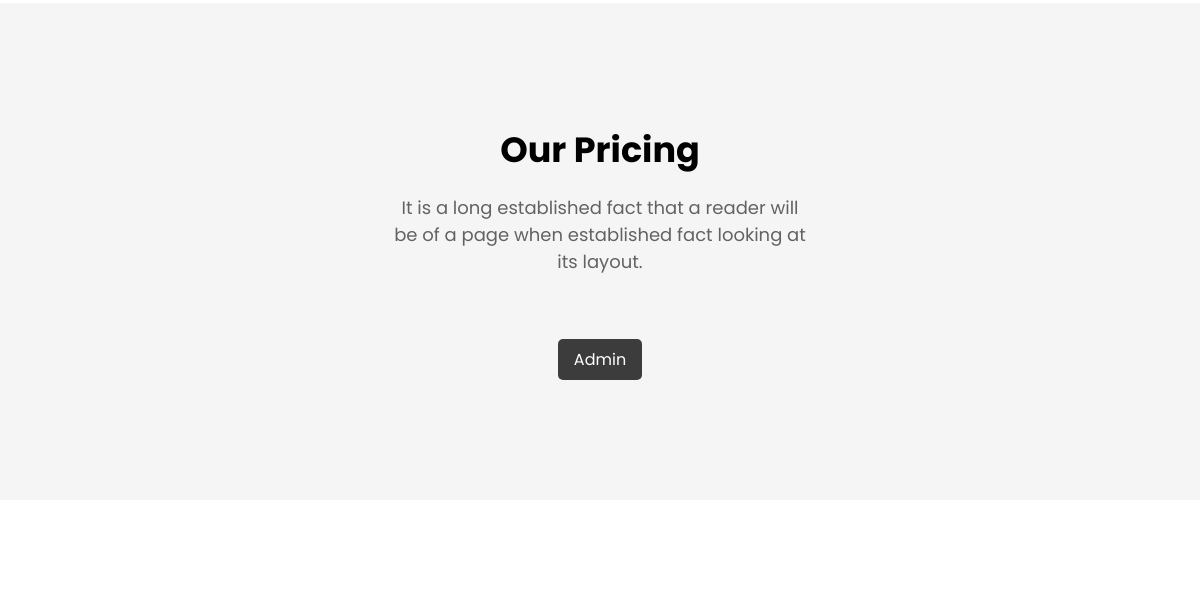
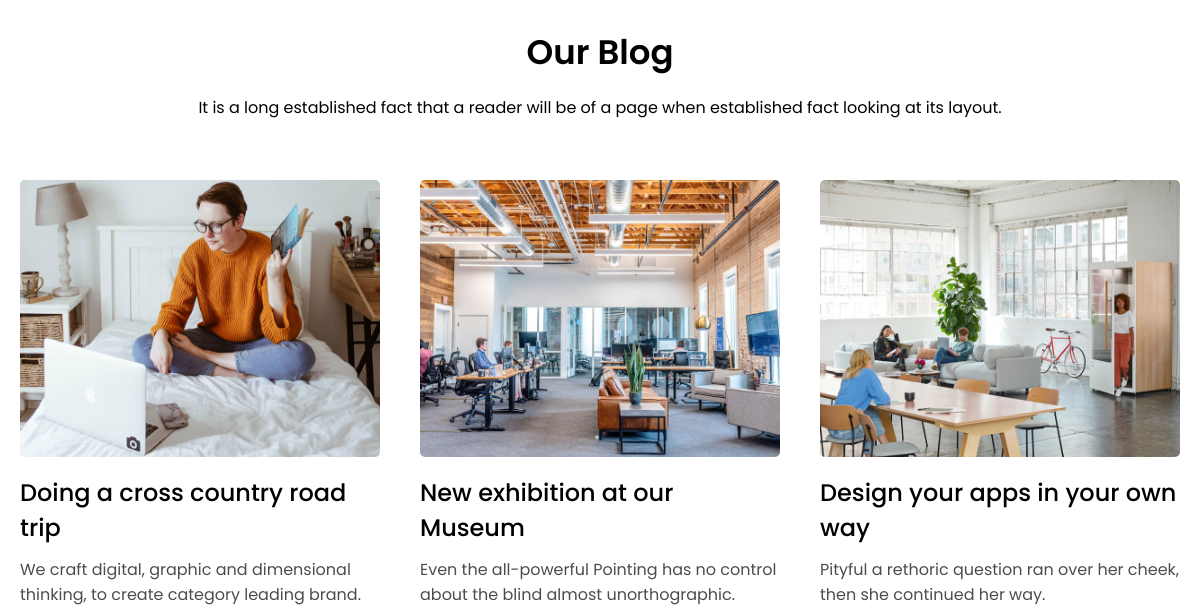
/ (middle part), run on an earlier commit of the app's database (2 pictures, top to bottom).
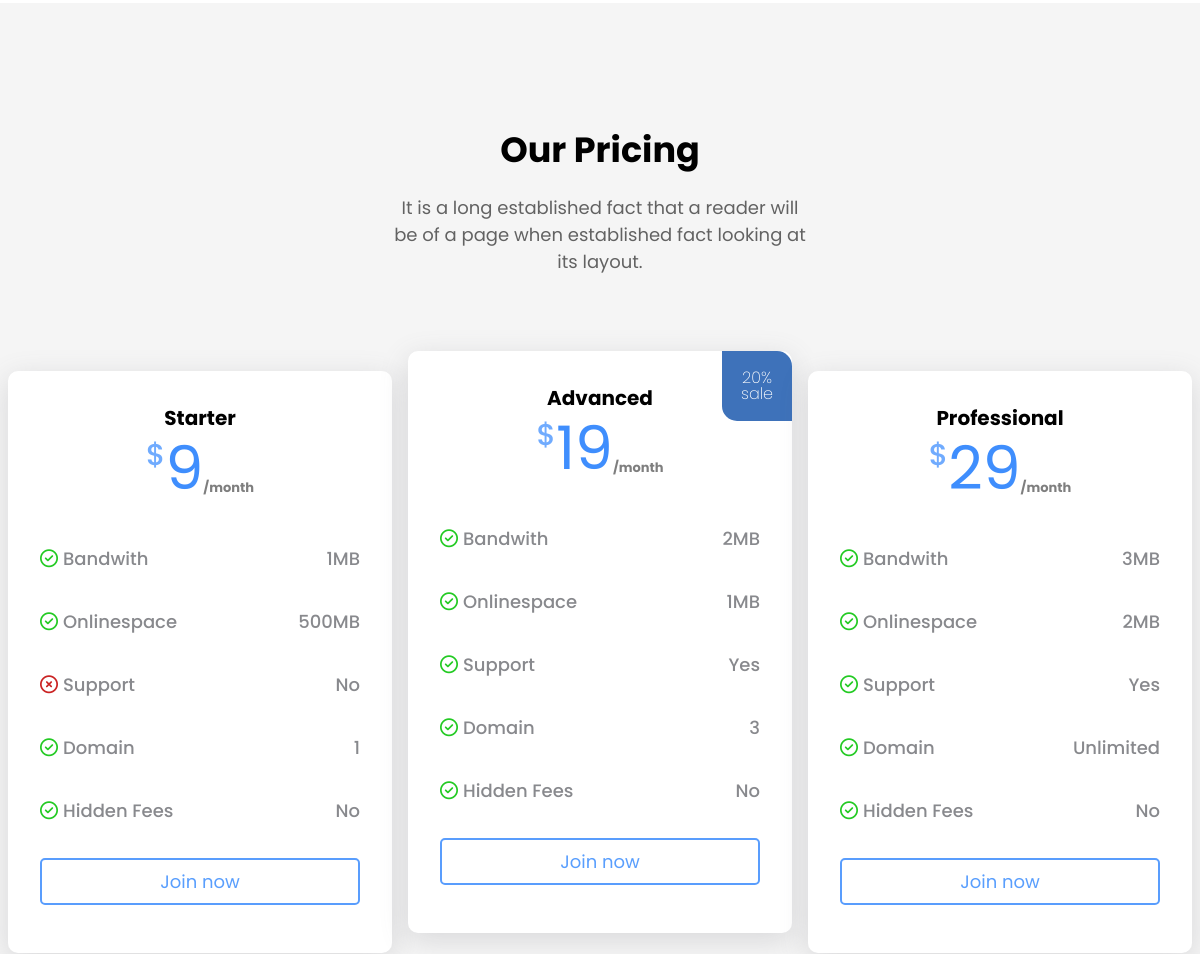
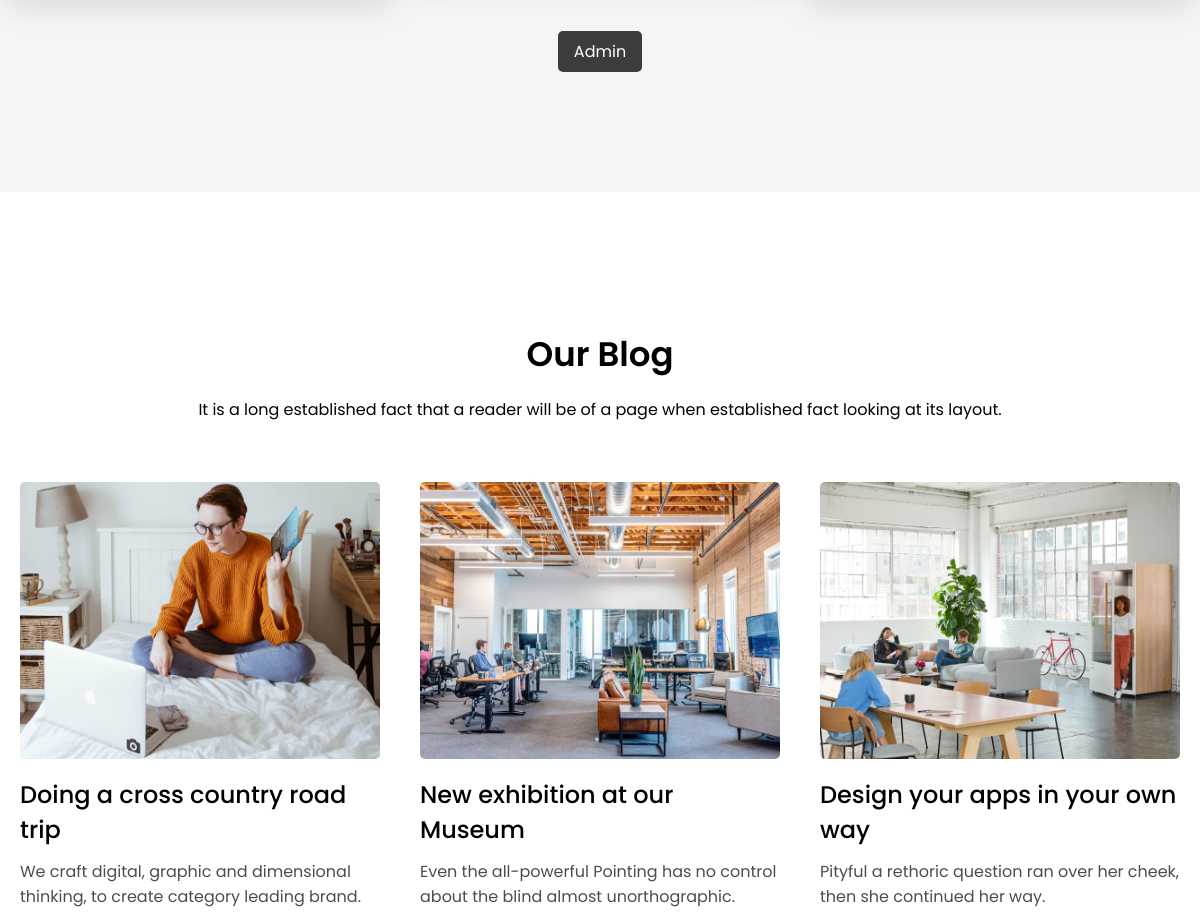
And on a later commit of the database (2 pictures, top to bottom).
### tables this page shows
CREATE TABLE IF NOT EXISTS `pricing` (
  `id_pricing` int(11) NOT NULL,
  `name` varchar(25) NOT NULL,
  `price` int(11) NOT NULL,
  `sale` int(11) DEFAULT NULL,
  `bandwidth` int(11) NOT NULL DEFAULT '0',
  `onlineSpace` int(11) NOT NULL,
  `support` tinyint(4) NOT NULL DEFAULT '0',
  `domain` varchar(50) NOT NULL DEFAULT '0',
  `hiddenFees` tinyint(4) NOT NULL DEFAULT '0',
  PRIMARY KEY (`id_pricing`)
);

### db-functions.php (called while the page is built, shortened)
<?php
function dbConnect()
{
    try {
        $db = new PDO('mysql:host=localhost;dbname=kucra;charset=utf8', 'root', '');
    } catch (PDOException $e) {
        print "Erreur !: " . $e->getMessage() . "<br/>";
        die();
    }
    return $db;
}
function getPricings()
{
    $db = dbConnect();
    $sql =
        "SELECT *
        FROM pricing
        LIMIT 3";
    $pricingStatement = $db->prepare($sql);
    $pricingStatement->execute();
    $pricings = $pricingStatement->fetchAll();
    return $pricings;
}

### index.php (the view, shortened to what the changed rows need)
<?php
require 'db-functions.php';
?>
<!DOCTYPE html>
<html lang="en">
<head>
    <link rel="stylesheet" href="https://cdnjs.cloudflare.com/ajax/libs/font-awesome/6.3.0/css/all.min.css" />
    <link rel="stylesheet" href="https://cdn.jsdelivr.net/npm/swiper@9/swiper-bundle.min.css" />
    <link rel="stylesheet" href="css/style.css">
</head>
<body>
    <section id="pricing">
        <h2>Our Pricing</h2>
        <div id="pricing_cards">
            <?php
            $pricings = getPricings();
            foreach ($pricings as $pricing) {
            ?>
                <div class="pricing_card">
                    <?php
                    if ($pricing['sale'] > 0 && $pricing['sale'] < 100) {
                        echo "<aside class='sale_box'><p>" . $pricing['sale'] . "% sale</p></aside>";
                    }
                    ?>
                    <h4><?= $pricing['name'] ?></h4>
                    <div class="price">
                        <p>$</p>
                        <h5><?= $pricing['price'] ?></h5>
                        <p>/month</p>
                    </div>
                    <div class="pricing_advantages">
                        <div class="bandwith">
                            <span class="advantage_name">
                                <p><i class="fa-regular fa-circle-check"></i>Bandwith</p>
                            </span>
                            <span class="advantage_value">
                                <p>
                                    <?php
                                        if ($pricing['bandwidth'] >= 1000) {
                                            $pricing['bandwidth'] /= 1000;
                                            $dataType = "GB";
                                        } else {
                                            $dataType = "MB";
                                        }
                                        echo $pricing['bandwidth'] . $dataType;
                                    ?>
                                </p>
                            </span>
                        </div>
                        <div class="onlinespace">
                            <span class="advantage_name">
                                <p><i class="fa-regular fa-circle-check"></i>Onlinespace</p>
                            </span>
                            <span class="advantage_value">
                                <p>
                                    <?php
                                    if ($pricing['onlineSpace'] >= 1000) {
                                        $pricing['onlineSpace'] /= 1000;
                                        $dataType = "GB";
                                    } else {
                                        $dataType = "MB";
                                    }
                                    echo $pricing['onlineSpace'] . $dataType;
                                    ?>
                                </p>
                            </span>
                        </div>
                        <div class="support">
                            <?php
                            if ($pricing['support'] == '1') {
                                $result = "Yes";
                                $icon = "<i class='fa-regular fa-circle-check'></i>";
                            } else {
                                $result = "No";
                                $icon = "<i class='fa-regular fa-circle-xmark'></i>";
                            }
                            ?>
                            <span class="advantage_name">
                                <p><?= $icon ?>Support</p>
                            </span>
                            <span class="advantage_value">
                                <p><?= $result ?></p>
                            </span>
                        </div>
                        <div class="domain">
                            <span class="advantage_name">
                                <p><i class="fa-regular fa-circle-check"></i>Domain</p>
                            </span>
                            <span class="advantage_value">
                                <p><?= $pricing['domain'] ?></p>
                            </span>
                        </div>
                        <div class="hiddenfees">
                            <?php
                            if ($pricing['hiddenFees'] == '1') {
                                $result = "Yes";
                                $icon = "<i class='fa-regular fa-circle-xmark'></i>";
                            } else {
                                $result = "No";
                                $icon = "<i class='fa-regular fa-circle-check'></i>";
                            }
                            ?>
                            <span class="advantage_name">
                                <p><?= $icon ?>Hidden Fees</p>
                            </span>
                            <span class="advantage_value">
                                <p><?= $result ?></p>
                            </span>
                        </div>
                    </div>
                    <a href="functions.php?action=addMember&id=<?= $pricing['id_pricing'] ?>">Join now</a>
                </div>
            <?php
            }
            ?>
        </div>
    </section>
    <section id="blog">
        <h2>Our Blog</h2>
    </section>
</body>
</html>

What changed in the data, as far as the page shows it:
added pricing: name "Starter", price "9", bandwidth "1", bandwidth "MB", onlineSpace "500", onlineSpace "MB", support "No", domain "1", hiddenFees "No"
added pricing: sale "20", name "Advanced", price "19", bandwidth "2", bandwidth "MB", onlineSpace "1", onlineSpace "MB", support "Yes", domain "3", hiddenFees "No"
added pricing: name "Professional", price "29", bandwidth "3", bandwidth "MB", onlineSpace "2", onlineSpace "MB", support "Yes", domain "Unlimited", hiddenFees "No"
